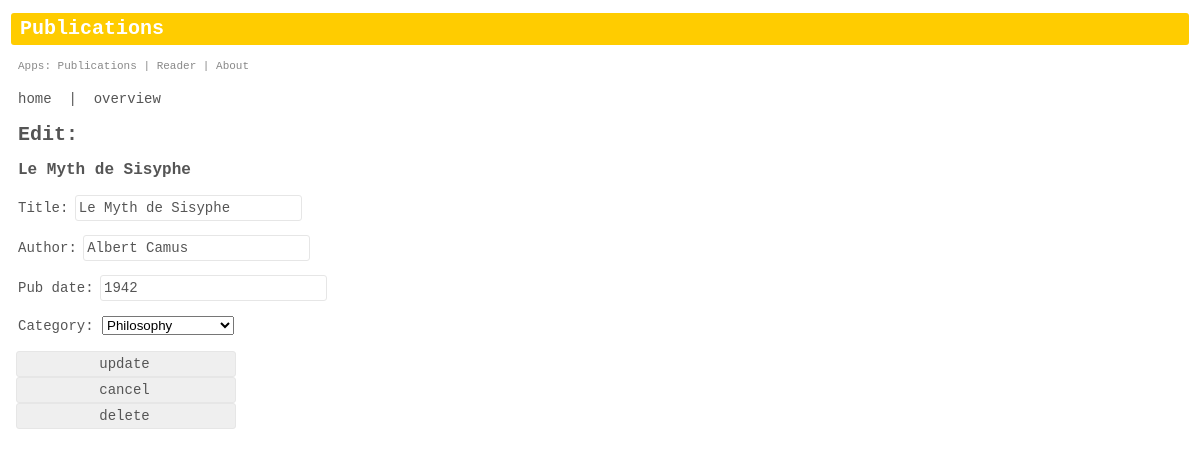
Screenshot of /books/1/edit/ with the database file from the repository.
### books/models.py (models this page shows, shortened)
class Publication(models.Model):
    title = models.CharField(max_length=80)
    author = models.CharField(max_length=80)
    pub_date = models.IntegerField()  # Format ex: 1970
    CATEGORIES = (
        ('OTH', 'Other'),
        ('PHI', 'Philosophy'),
        ('FIC', 'Fiction'),
        ('NON', 'Non-Fiction'),
        ('PER', 'Performing Arts'),
        ('VIS', 'Visual Arts'),
        ('WEB', 'Web Authoring'),
        ('COM', 'Computer Science'),
    )
    category = models.CharField(
        max_length=3,
        choices=CATEGORIES,
        default='OTH',
    )

### books/views.py (the view)
# urls.py: url(r'^(?P<pk>\d+)/edit/$', views.EditView.as_view(), name='edit'),
class EditView(UpdateView):
    model = Publication
    template_name = 'books/pub_edit.html'
    success_url = '../details/'
    fields = [
        'title',
        'author',
        'pub_date',
        'category',
    ]

### templates/books/pub_edit.html (shortened to what this page needs)
{% extends "books/base.html" %}
{% block page %}
    <h1>Edit:</h1>
    <h2>{{ object.title }}</h2>
    <form action="" method="post">
        {{ form.as_p }}
        <div>
            <input type="submit" value="update" /><br>
            <a href="{% url 'books:overview' %}">
            <input type="button" value="cancel" /><a><br>
            <a href="{% url 'books:delete' object.pk %}">
            <input type="button" value="delete" /></a>
        </div>
    </form>
{% endblock %}

### static/books/base-styles.css (style rules this page uses)
body { margin: 10px 11px 25px 11px; }
li, a, h1, h2, p, label, input, td { font: 14px/22px courier, sans-serif; color: #555; text-decoration: none; }
h1 { font-size: 20px; font-weight: bold; }
h2 { font-size: 16px; font-weight: bold; }
input { margin-left: -2px; color: #555; border: solid 1px #e6e6e6; border-radius: 3px; padding-left: 3px; width: 220px; }
option { background-color: #555; color: #fff; }
div { margin-bottom: 15px; }

### rows the page displays
Publication: title "Le Myth de Sisyphe", author "Albert Camus", pub_date "1942", category "Philosophy"
